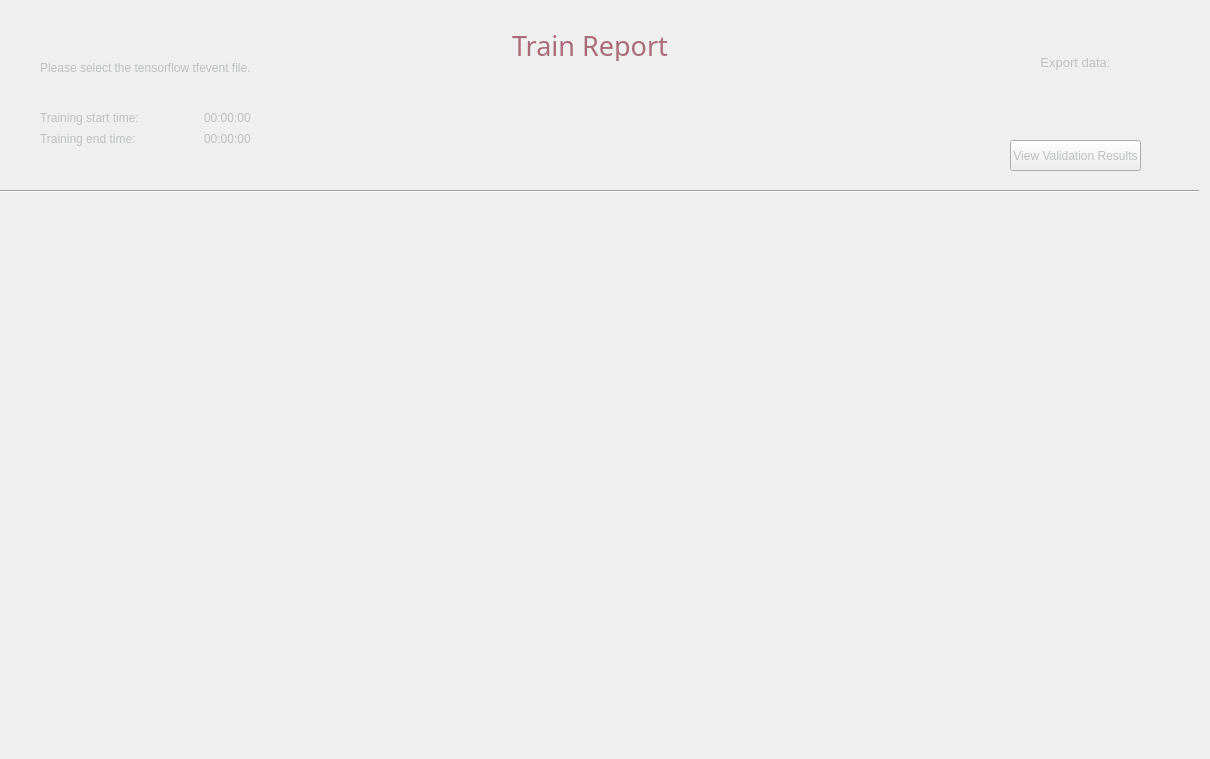
      <widget class="QWidget" name="TrainReport">
       <attribute name="title">
        <string>Train Report</string>
       </attribute>
       <widget class="QWidget" name="gridLayoutWidget">
        <property name="geometry">
         <rect>
          <x>-1</x>
          <y>209</y>
          <width>1201</width>
          <height>541</height>
         </rect>
        </property>
        <layout class="QGridLayout" name="gridLayout">
         <property name="spacing">
          <number>0</number>
         </property>
        </layout>
       </widget>
       <widget class="QLabel" name="label_37">
        <property name="geometry">
         <rect>
          <x>490</x>
          <y>30</y>
          <width>200</width>
          <height>31</height>
         </rect>
        </property>
        <property name="font">
         <font>
          <family>MV Boli</family>
          <pointsize>20</pointsize>
          <weight>50</weight>
          <italic>false</italic>
          <bold>false</bold>
          <underline>false</underline>
          <strikeout>false</strikeout>
          <kerning>true</kerning>
         </font>
        </property>
        <property name="styleSheet">
         <string notr="true">color:#ab6c7a</string>
        </property>
        <property name="text">
         <string>Train Report</string>
        </property>
        <property name="scaledContents">
         <bool>false</bool>
        </property>
        <property name="alignment">
         <set>Qt::AlignCenter</set>
        </property>
       </widget>
       <widget class="QLabel" name="label_19">
        <property name="geometry">
         <rect>
          <x>40</x>
          <y>60</y>
          <width>251</width>
          <height>16</height>
         </rect>
        </property>
        <property name="font">
         <font>
          <pointsize>9</pointsize>
         </font>
        </property>
        <property name="styleSheet">
         <string notr="true">color:#bdbfc0</string>
        </property>
        <property name="text">
         <string>Please select the tensorflow tfevent file.</string>
        </property>
       </widget>
       <widget class="QLabel" name="TensorboardFileButton">
        <property name="geometry">
         <rect>
          <x>290</x>
          <y>53</y>
          <width>31</width>
          <height>31</height>
         </rect>
        </property>
        <property name="autoFillBackground">
         <bool>false</bool>
        </property>
        <property name="styleSheet">
         <string notr="true">color:#bdbfc0; background-color:transparent</string>
        </property>
        <property name="text">
         <string/>
        </property>
        <property name="textFormat">
         <enum>Qt::RichText</enum>
        </property>
        <property name="pixmap">
         <pixmap>../Resources/Folder_icon.png</pixmap>
        </property>
        <property name="scaledContents">
         <bool>true</bool>
        </property>
       </widget>
       <widget class="QLabel" name="excel_button">
        <property name="geometry">
         <rect>
          <x>1030</x>
          <y>72</y>
          <width>48</width>
          <height>48</height>
         </rect>
        </property>
        <property name="text">
         <string/>
        </property>
        <property name="pixmap">
         <pixmap>../Resources/excel.svg</pixmap>
        </property>
        <property name="scaledContents">
         <bool>true</bool>
        </property>
       </widget>
       <widget class="QLabel" name="label_4">
        <property name="geometry">
         <rect>
          <x>1080</x>
          <y>74</y>
          <width>42</width>
          <height>42</height>
         </rect>
        </property>
        <property name="text">
         <string/>
        </property>
        <property name="pixmap">
         <pixmap>../Resources/pdf.png</pixmap>
        </property>
        <property name="scaledContents">
         <bool>true</bool>
        </property>
       </widget>
       <widget class="QLabel" name="label_5">
        <property name="geometry">
         <rect>
          <x>1030</x>
          <y>52</y>
          <width>91</width>
          <height>20</height>
         </rect>
        </property>
        <property name="font">
         <font>
          <pointsize>10</pointsize>
         </font>
        </property>
        <property name="styleSheet">
         <string notr="true">color:#bdbfc0</string>
        </property>
        <property name="text">
         <string>Export data:</string>
        </property>
        <property name="alignment">
         <set>Qt::AlignCenter</set>
        </property>
       </widget>
       <widget class="QPushButton" name="resultsToggleButton">
        <property name="geometry">
         <rect>
          <x>1010</x>
          <y>140</y>
          <width>131</width>
          <height>31</height>
         </rect>
        </property>
        <property name="styleSheet">
         <string notr="true">color:#bdbfc0</string>
        </property>
        <property name="text">
         <string>View Validation Results</string>
        </property>
       </widget>
       <widget class="Line" name="line_5">
        <property name="geometry">
         <rect>
          <x>0</x>
          <y>190</y>
          <width>1199</width>
          <height>3</height>
         </rect>
        </property>
        <property name="orientation">
         <enum>Qt::Horizontal</enum>
        </property>
       </widget>
       <widget class="QWidget" name="layoutWidget">
        <property name="geometry">
         <rect>
          <x>40</x>
          <y>110</y>
          <width>321</width>
          <height>36</height>
         </rect>
        </property>
        <layout class="QGridLayout" name="gridLayout_3">
         <item row="0" column="0">
          <widget class="QLabel" name="label_20">
           <property name="font">
            <font>
             <pointsize>9</pointsize>
            </font>
           </property>
           <property name="styleSheet">
            <string notr="true">color:#bdbfc0</string>
           </property>
           <property name="text">
            <string>Training start time:</string>
           </property>
          </widget>
         </item>
         <item row="0" column="1">
          <widget class="QLabel" name="startTimeTraining">
           <property name="font">
            <font>
             <pointsize>9</pointsize>
            </font>
           </property>
           <property name="styleSheet">
            <string notr="true">color:#bdbfc0</string>
           </property>
           <property name="text">
            <string>00:00:00</string>
           </property>
          </widget>
         </item>
         <item row="1" column="0">
          <widget class="QLabel" name="label_78">
           <property name="font">
            <font>
             <pointsize>9</pointsize>
            </font>
           </property>
           <property name="styleSheet">
            <string notr="true">color:#bdbfc0</string>
           </property>
           <property name="text">
            <string>Training end time:</string>
           </property>
          </widget>
         </item>
         <item row="1" column="1">
          <widget class="QLabel" name="endTimeTraining">
           <property name="font">
            <font>
             <pointsize>9</pointsize>
            </font>
           </property>
           <property name="styleSheet">
            <string notr="true">color:#bdbfc0</string>
           </property>
           <property name="text">
            <string>00:00:00</string>
           </property>
          </widget>
         </item>
        </layout>
       </widget>
      </widget>
